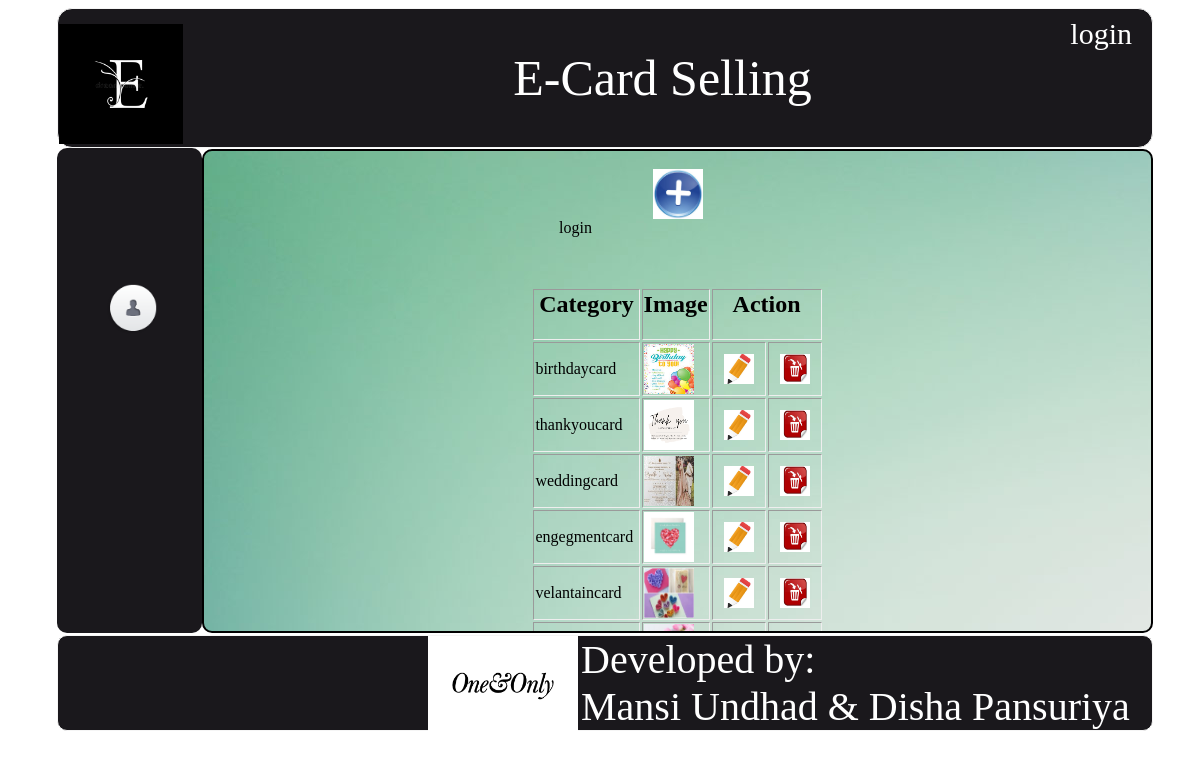
Screenshot of /index.php?page=view_category with the database file from the repository.
### tables this page shows
CREATE TABLE IF NOT EXISTS `category` (
`c_id` int(10) NOT NULL,
  `c_name` varchar(50) NOT NULL,
  `c_image` varchar(50) NOT NULL
);

### include/view_category.php (the view, shortened to what this page needs)
<br>
<body>
<center>
	<a href="index.php?page=add_category">
	<img src='image/add.jpg' height='50' width='50' /></a>
	<br>
	<table border="1" align="center" class="table">
	<tr>
		<th><h2>Category</h2></th>
		<th><h2>Image</h2></th>
		<th colspan='2'><h2>Action</h2></th>
	</tr>
	<?php
		include("../connection.php");
		$que="select * from category ";
		$res=mysql_query($que,$con);
		while($row=mysql_fetch_array($res))
		{
			echo"<tr><td>".$row['c_name']."</td>
				&nbsp;&nbsp;&nbsp;
				<td><img src='upload/".$row['c_image']."' height='50px' width='50px'></td>
				<td> <a href='index.php?page=add_category&c_id=".$row['c_id']."'>
				<img src='image/adit.jpg' height='30' width='30' onclick='return f2()' /></a></td>
				<td><a href='action/cat_delete.php?c_id=".$row['c_id']."'>
				<img src='image/de.jpg' height='30' width='30' onclick='return f1()' /></a></td>
			</tr>";
		}
	?>
</table>
</center>
</body>

### css/style.css (style rules this page uses)
a { margin:10px; color:#d8baba; font-size:25px; }
.table { border-radius:10px; padding:50px 0px 0px 0px; border:0px; }

### rows the page displays
category: c_name "birthdaycard", c_image (picture)
category: c_name "thankyoucard", c_image (picture)
category: c_name "weddingcard", c_image (picture)
category: c_name "engegmentcard", c_image (picture)
category: c_name "velantaincard", c_image (picture)
category: c_image (picture)
